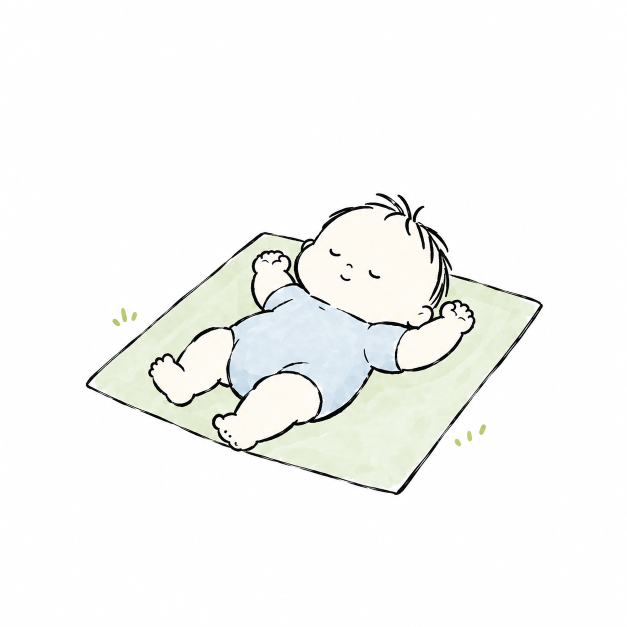
#> input picture docs/design-drafts/2026-10-23-v6-clumsy/gpt-assets/ill-home-sleep.png, 1254 x 1254 px, found by its file name (shown at 1/2 size)
$ python sheet.py ../../gpt-assets/00-anchor.png ../../gpt-assets/ill-home-sleep.png
#> lines starting #> are read from the running program, lines starting #| are printed output that depends on the picture
# 素材缩略总览 + 背景白度检查（只读原图）
import sys, os
from PIL import Image, ImageDraw
G, OUT = sys.argv[1], sys.argv[2]
names = ['ill-home-sleep','ill-home-leaf','ill-home-rattle','ill-stage-calendar','ill-growth-sprout','ill-album-camera','ill-review-notebook','icons-quick','marks-highlight','title-zhegeyue','title-zhangdale','title-xiangce','title-jiyibi','title-shanggeyue']
cell, cols = 360, 4
rows = (len(names) + cols - 1) // cols
sheet = Image.new('RGB', (cols * cell, rows * (cell + 28)), (200, 200, 200))
#> sheet: PIL image 1440x1552 RGB; every value is 200
d = ImageDraw.Draw(sheet)
for i, n in enumerate(names):
    im = Image.open(os.path.join(G, n + '.png')).convert('RGB')
#> im is the input picture: PIL image 1254x1254 RGB; mean R, G, B 246.7, 247.4, 245.5
    w, h = im.size
#> w = 1254; h = 1254
    # 四角与边缘的平均色、最暗边缘像素，用来判断是不是纯白底
    border = [im.getpixel((x, y)) for x in range(0, w, max(1, w // 40)) for y in (2, h - 3)] + [im.getpixel((x, y)) for y in range(0, h, max(1, h // 40)) for x in (2, w - 3)]
#> border = 164 items, first 6: (254, 254, 254), (254, 254, 254), (254, 254, 254), (254, 254, 254), (254, 254, 254), (254, 254, 254)
    avg = tuple(sum(c[k] for c in border) // len(border) for k in range(3))
#> avg = (254, 254, 254)
    mn = min(sum(c) for c in border) // 3
#> mn = 253
    print(f'{n:22s} {w}x{h} 边缘平均 {avg} 边缘最暗 {mn}')
#| ill-home-sleep         1254x1254 边缘平均 (254, 254, 254) 边缘最暗 253
    im.thumbnail((cell - 8, cell - 8))
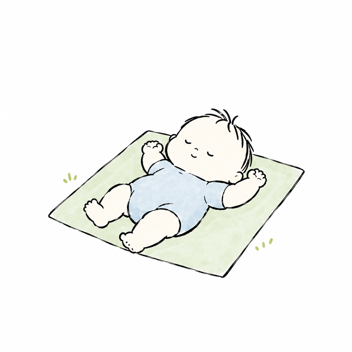
#> im: PIL image 352x352 RGB; mean R, G, B 246.7, 247.4, 245.5
    x, y = (i % cols) * cell, (i // cols) * (cell + 28)
    sheet.paste(im, (x + (cell - im.width) // 2, y + (cell - im.height) // 2))
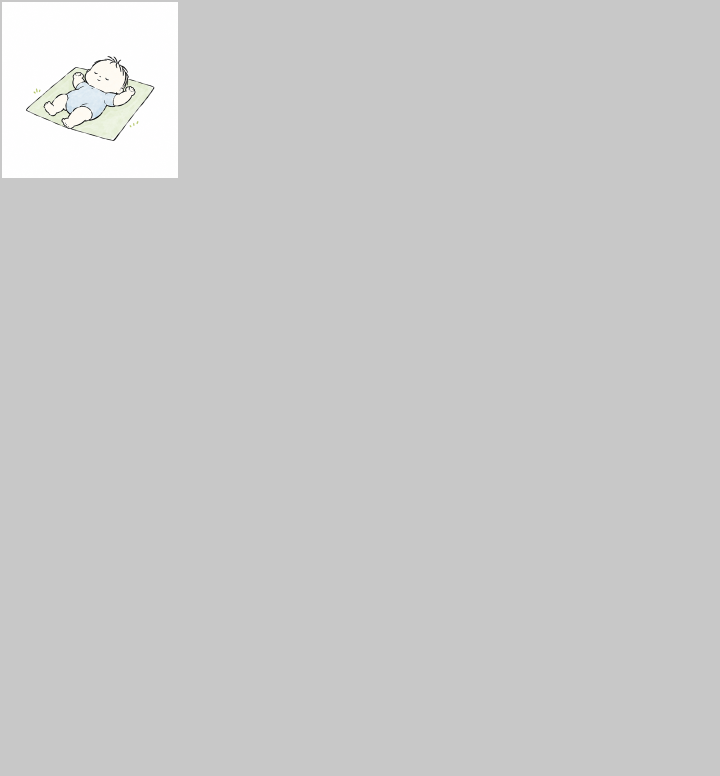
#> sheet: PIL image 1440x1552 RGB (shown at 1/2 size); mean R, G, B 202.6, 202.6, 202.5
    d.text((x + 6, y + cell + 6), f'{9 + i}. {n}', fill=(0, 0, 0))
#> pass 2 of the loop `for i, n in enumerate(names):`:
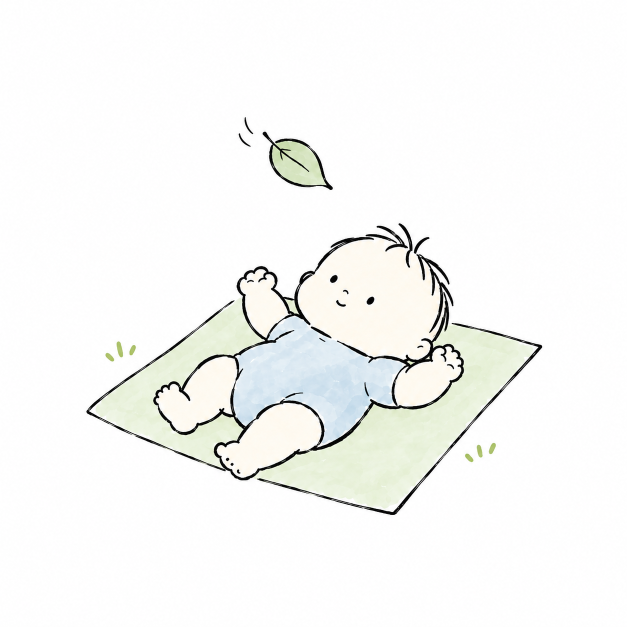
#> input picture docs/design-drafts/2026-10-23-v6-clumsy/gpt-assets/ill-home-leaf.png, 1254 x 1254 px, found by its file name (shown at 1/2 size)
#> im is the input picture: PIL image 1254x1254 RGB; mean R, G, B 246.7, 247.4, 245.6
#> border = 164 items, first 6: (254, 254, 255), (254, 254, 254), (254, 254, 254), (254, 254, 254), (254, 254, 254), (254, 254, 254)
#| ill-home-leaf          1254x1254 边缘平均 (254, 254, 254) 边缘最暗 253
#> `im.thumbnail((cell - 8, cell - 8))`:
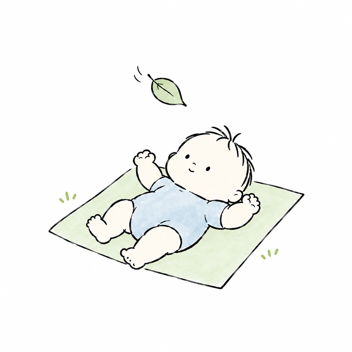
#> im: PIL image 352x352 RGB; mean R, G, B 246.7, 247.4, 245.6
#> `sheet.paste(im, (x + (cell - im.width) // 2, y + (cell - im.height) //..`:
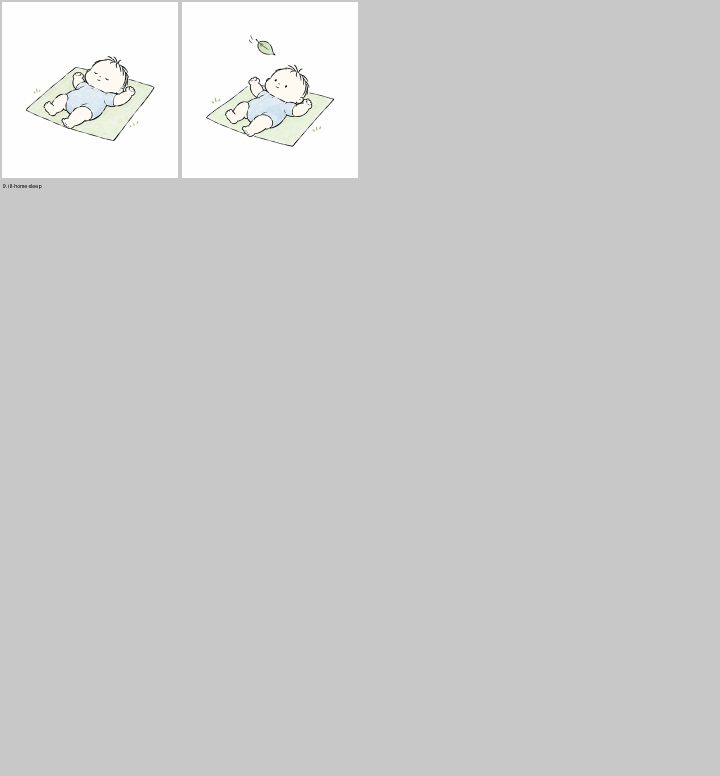
#> sheet: PIL image 1440x1552 RGB (shown at 1/2 size); mean R, G, B 205.2, 205.2, 205
#> pass 3 of the loop `for i, n in enumerate(names):`:
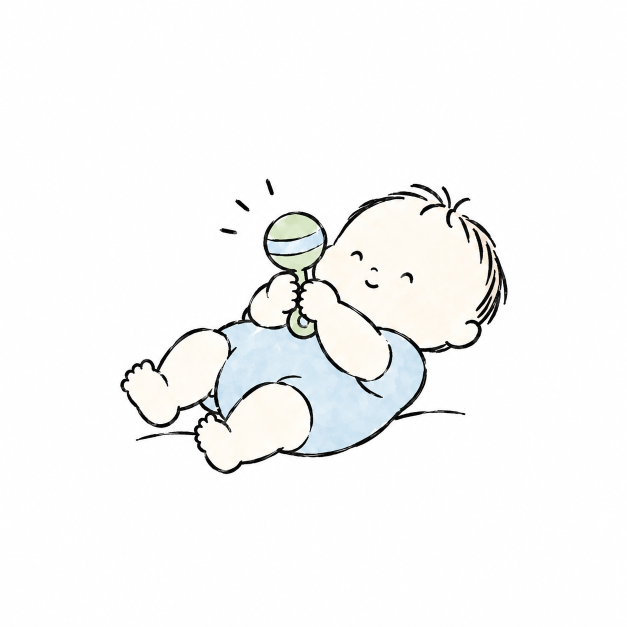
#> input picture docs/design-drafts/2026-10-23-v6-clumsy/gpt-assets/ill-home-rattle.png, 1254 x 1254 px, found by its file name (shown at 1/2 size)
#> im is the input picture: PIL image 1254x1254 RGB; mean R, G, B 247.1, 247.3, 247
#> border = 164 items, first 6: (254, 254, 255), (254, 254, 254), (254, 254, 255), (254, 254, 254), (254, 254, 254), (254, 254, 254)
#| ill-home-rattle        1254x1254 边缘平均 (254, 254, 254) 边缘最暗 253
#> `im.thumbnail((cell - 8, cell - 8))`:
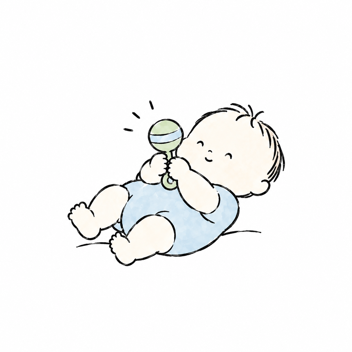
#> im: PIL image 352x352 RGB; mean R, G, B 247.1, 247.3, 247
#> `sheet.paste(im, (x + (cell - im.width) // 2, y + (cell - im.height) //..`:
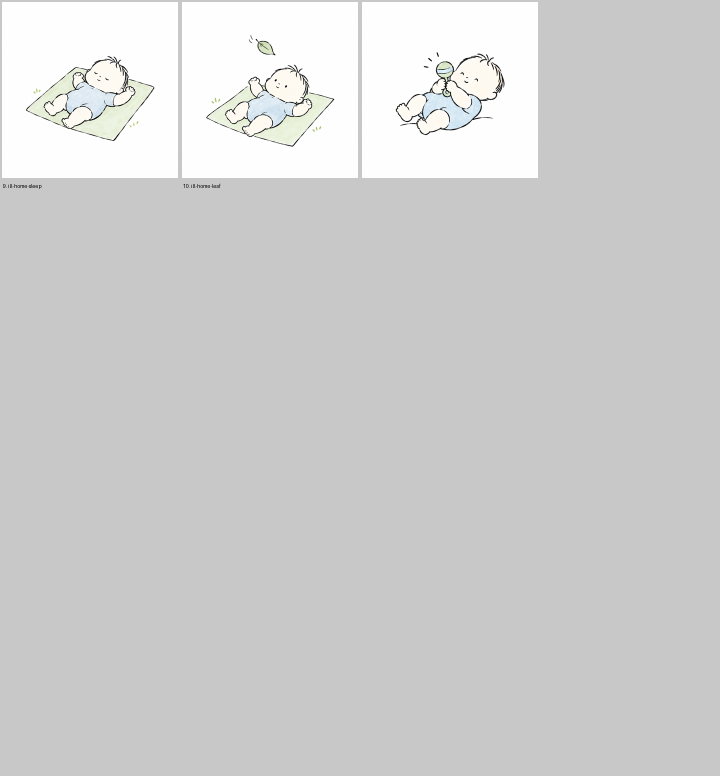
#> sheet: PIL image 1440x1552 RGB (shown at 1/2 size); mean R, G, B 207.8, 207.8, 207.6
#> (the run stopped early here; a loop or call above may not have finished)
